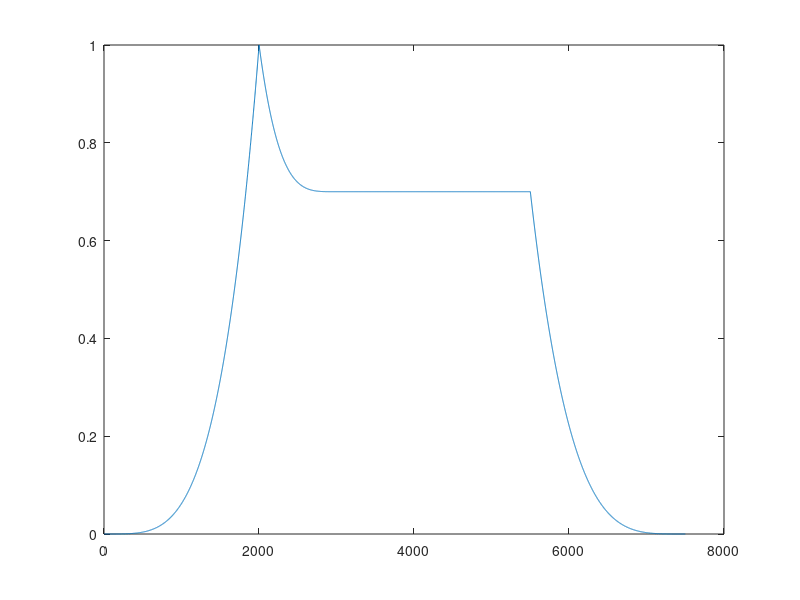

Write MATLAB code to recreate this figure.
slope = 4;

attack = 2000;
decay = 1000;
sustain = 2500;
sustainLevel = 0.7;
release = 2000;
att = 1/attack;
dec=1/decay;
rel=1/release;
rampatt=zeros(1, attack);
envelopes=zeros();


rampatt(1)=0;
for i=2:attack
    rampatt(i)=rampatt(i-1)+att;
end
rampatt=rampatt.^slope;

rampdec=ones(1,decay);
rampdec(1)=1;
for i=2:decay
    rampdec(i)=rampdec(i-1)-dec;
end
rampdec=sustainLevel+(1-sustainLevel)*rampdec.^slope;



rampsus=ones(1, sustain)*sustainLevel;

ramprel=ones(1,release+1);
ramprel(1)=1;
for i=2:release
    ramprel(i)=ramprel(i-1)-rel;
end
ramprel=sustainLevel*(ramprel.^slope);
ramprel(length(ramprel))=0;
envelopes=[rampatt rampdec rampsus ramprel];

figure('Color',[1 1 1]);
plot(envelopes);
